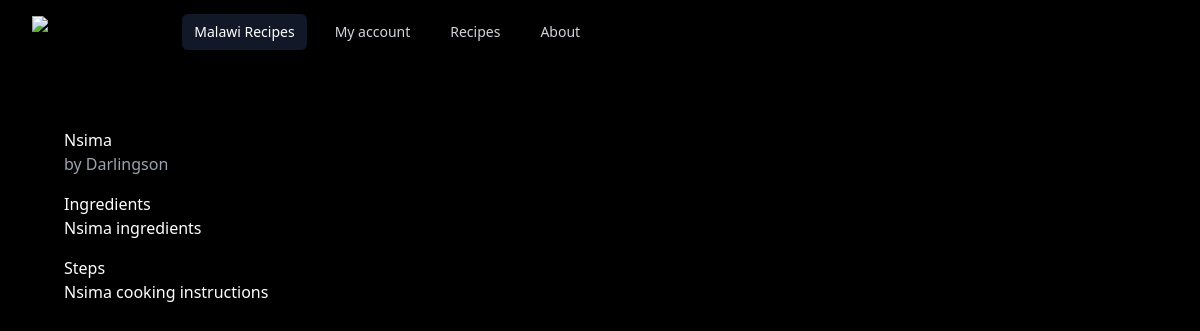
The app's page /recipe/1, older data.
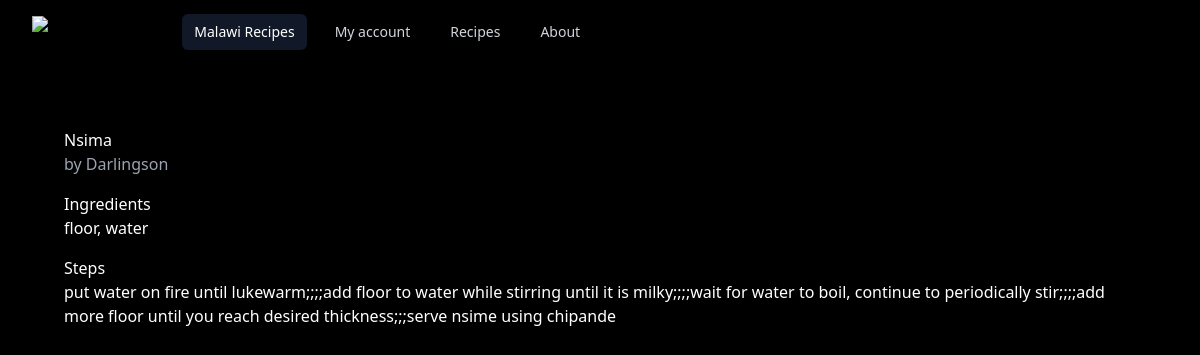
The same page, newer data.
### tables this page shows
CREATE TABLE recipes (
    id INTEGER PRIMARY KEY AUTOINCREMENT,
    created TIMESTAMP NOT NULL DEFAULT CURRENT_TIMESTAMP,
    title TEXT NOT NULL,
    content TEXT NOT NULL,
    author TEXT NOT NULL,
    ingredients TEXT NOT NULL
);

### server.py (the view)
@app.route("/recipe/<int:recipe_id>", methods=["GET"])
def recipe(recipe_id):
    conn = get_db_connection()
    recipe = conn.execute('SELECT * FROM recipes WHERE id = ?', (recipe_id,)).fetchone()
    print(recipe)
    conn.close()
    return render_template("recipe.html", recipe=recipe)

### server.py (called while the page is built)
def get_db_connection():
    conn = sqlite3.connect('database.db')
    conn.row_factory = sqlite3.Row
    return conn

### templates/recipe.html
{% extends 'base.html' %}
{% block content %}
    <div class="mx-auto max-w-7xl px-4 sm:px-6 lg:px-8 py-8 text-white">
        <h1>{{ recipe.title }} </h1> <span class="text-gray-400">by {{ recipe.author }}</span>
        <h2 class="h-2 mt-4 mb-4">Ingredients</h2>
        <p>{{ recipe.ingredients }}</p>
        <h2 class="h-2 mt-4 mb-4">Steps</h2>
        <p>{{ recipe.content }}</p>
    </div>
{% endblock %}

Row changes from the older to the newer data that the page shows:
changed recipes "Nsima": ingredients "Nsima ingredients" → "floor, water"; content "Nsima cooking instructions" → "put water on fire until lukewarm;;;;add floor to water while stirring until it is milky;;;;wait for water to boil, continue to periodically stir;;;;add more floor until you reach desired thickness;;;serve nsime using chipande"
